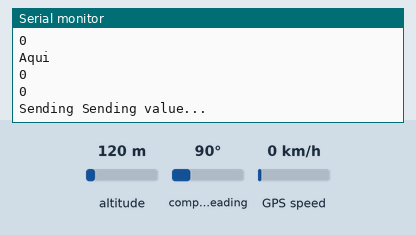
Simulated run of this sketch. Board: Arduino Uno, built with avr-gcc and run on an emulated ATmega328P. Parts: the last lines printed to the serial monitor. The inputs (shaded band) are chosen by the test bench; at power-on: altitude 120 m, compass heading 90°, GPS speed 0 km/h. The GPS gets a fix after 3 s at 37.7749, -122.4194 with 8 satellites; no radio packets arrive unless stated.

Above: at 2.3 s.
2.4 s: altitude set to 20 m
At 4.0 s:
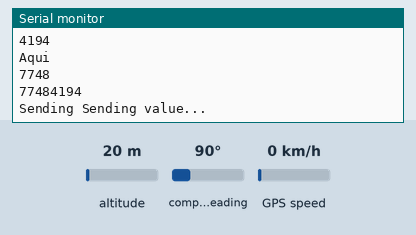
6.6 s: compass heading set to 7°
8.2 s: altitude set to 250 m
At 8.6 s:
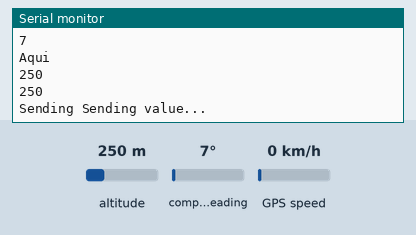
Timing chart, 0 to 11.2 s (numbered marks = the images above; inputs shaded):
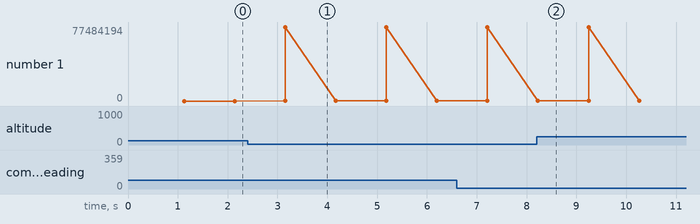

The sketch:

LoRa_envia_GPS_compacto.ino
```cpp
#include <SPI.h>
#include <RH_RF95.h>

#include <Adafruit_GPS.h>
#include <SoftwareSerial.h>

#define RFM95_CS 10
#define RFM95_RST 9
#define RFM95_INT 2

#define RF95_FREQ 433.0
// Singleton instance of the radio driver
RH_RF95 rf95(RFM95_CS, RFM95_INT);

SoftwareSerial mySerial(8, 7);

Adafruit_GPS GPS(&mySerial);

#define GPSECHO  false

boolean usingInterrupt = false;
void useInterrupt(boolean);

int i;
int lat;
int lon;
bool estado=true;
String str;
char lati[9];
char longe[5];

void setup()
{
 //LoRa transmission
 pinMode(RFM95_RST, OUTPUT);
 digitalWrite(RFM95_RST, HIGH);

 GPS.begin(9600);

 while (!Serial);
 Serial.begin(115200);

 Serial.println("GFRJ - GPS LOCATION");

 delay(100);
 Serial.println("Arduino LoRa TX Test!");
 // manual reset
 digitalWrite(RFM95_RST, LOW);
 delay(10);
 digitalWrite(RFM95_RST, HIGH);
 delay(10);
 while (!rf95.init()) {
 Serial.println("LoRa radio init failed");
 while (1);
 }
 Serial.println("LoRa radio init OK!");
 // Defaults after init are 434.0MHz, modulation GFSK_Rb250Fd250,
//+13dbM
 if (!rf95.setFrequency(RF95_FREQ)) {
 Serial.println("setFrequency failed");
 while (1);
 }
 Serial.print("Set Freq to: "); Serial.println(RF95_FREQ);

 /* Defaults after init are 434.0MHz, 13dBm, Bw = 125 kHz, Cr = 4/5,
  Sf = 128chips/symbol, CRC on
  The default transmitter power is 13dBm, using PA_BOOST.
  If you are using RFM95/96/97/98 modules which uses the PA_BOOST
  transmitter pin, then
  you can set transmitter powers from 5 to 23 dBm:*/
 rf95.setTxPower(23, false);


 GPS.begin(9600);
 GPS.sendCommand(PMTK_SET_NMEA_OUTPUT_RMCGGA);
 GPS.sendCommand(PMTK_SET_NMEA_UPDATE_1HZ);   // 1 Hz update rate
 GPS.sendCommand(PGCMD_ANTENNA);

 useInterrupt(true);

 delay(1000);
 // Ask for firmware version
 mySerial.println(PMTK_Q_RELEASE);

}

SIGNAL(TIMER0_COMPA_vect) {
  char c = GPS.read();
  // if you want to debug, this is a good time to do it!
#ifdef UDR0
  if (GPSECHO)
    if (c) UDR0 = c;
    // writing direct to UDR0 is much much faster than Serial.print
    // but only one character can be written at a time.
#endif
}

void useInterrupt(boolean v) {
  if (v) {
    // Timer0 is already used for millis() - we'll just interrupt somewhere
    // in the middle and call the "Compare A" function above
    OCR0A = 0xAF;
    TIMSK0 |= _BV(OCIE0A);
    usingInterrupt = true;
  } else {
    // do not call the interrupt function COMPA anymore
    TIMSK0 &= ~_BV(OCIE0A);
    usingInterrupt = false;
  }
}
//conversao de float para char
char* dtostrf ( double __val, signed char __width, unsigned char __prec, char* __s);

char conversao(char buf[55], int value){
sprintf(buf, "%d", value);
*lati = buf;
}

char conversaob(char buf[55], int value){
sprintf(buf, "%d", value);
*longe = buf;
}


uint32_t timer = millis();

int16_t packetnum = 0; // packet counter, we increment per xmission

void loop()
{
 Serial.println("Sending to rf95_server");
 Serial.println( );

if (! usingInterrupt) {
    // read data from the GPS in the 'main loop'
    char c = GPS.read();
    // if you want to debug, this is a good time to do it!
    if (GPSECHO)
      if (c) Serial.print(c);
  }

  // if a sentence is received, we can check the checksum, parse it...
  if (GPS.newNMEAreceived()) {
    // a tricky thing here is if we print the NMEA sentence, or data
    // we end up not listening and catching other sentences!
    // so be very wary if using OUTPUT_ALLDATA and trytng to print out data
    //Serial.println(GPS.lastNMEA());   // this also sets the newNMEAreceived() flag to false

    if (!GPS.parse(GPS.lastNMEA()))   // this also sets the newNMEAreceived() flag to false
      return;  // we can fail to parse a sentence in which case we should just wait for another
  }

  // if millis() or timer wraps around, we'll just reset it
  if (timer > millis())  timer = millis();

  // approximately every 2 seconds or so, print out the current stats
  if (millis() - timer > 500) {
    timer = millis(); // reset the timer

    Serial.print("Fix: "); Serial.print((int)GPS.fix);
    Serial.print(" Qualidade: "); Serial.println((int)GPS.fixquality);
    if (GPS.fix) {
      if(estado){
        Serial.print("Local atual: ");
        Serial.print(GPS.latitudeDegrees, 4);
        i = int(GPS.latitudeDegrees);
        lat = (GPS.latitudeDegrees-i)*10000;
        Serial.print(", ");
        Serial.println(GPS.longitudeDegrees, 4);
        i = int(GPS.longitudeDegrees);
        lon = (GPS.longitudeDegrees-i)*10000;
        estado=false;
      }
      else{
        lat= int(GPS.altitude);
        Serial.println(lat);
        lon= int (GPS.angle);
        Serial.println(lon);
        estado=true;
      }
    }
  }

 if(lat<0)
  lat = lat*(-1);
 if(lon<0)
  lon = lon*(-1);

 //Serial.println(i);
 Serial.println(lon);

 str=String(lat);
 str.toCharArray(lati,5);

 str=String(lon);
 str.toCharArray(longe,5);


 Serial.println("Aqui");
 Serial.println(lati);


 lati[8] = '\0';

 for(i=4; i<8; i++){
  lati[i] = longe[i-4];
 }

 Serial.println(lati);
 Serial.print("Sending "); //Serial.println(radiopacket);


 Serial.println("Sending value..."); delay(10);
 rf95.send((uint8_t *)lati, 9);
 //Serial.println("Waiting for packet to complete..."); delay(10);
 //rf95.waitPacketSent();
 // Now wait for a reply
 //uint8_t buf[RH_RF95_MAX_MESSAGE_LEN];
 //uint8_t len = sizeof(buf);
 //Serial.println("Waiting for reply..."); delay(10);
/* if (rf95.waitAvailableTimeout(1000))
 {
 // Should be a reply message for us now
 if (rf95.recv(buf, &len))
 {
 Serial.print("Got reply: ");
 Serial.println((char*)buf);
 Serial.print("RSSI: ");
 Serial.println(rf95.lastRssi(), DEC);
 }
 else
 {
 Serial.println("Receive failed");
 }
 }
 else
 {
 Serial.println("No reply, is there a listener around?");
 }*/


 delay(1000);
}
```

Measured:
- after the input at 8.2 s, the serial monitor: prints a new line at once (image 2)
- plotted number 1: 0 → 20 after the input at 2.4 s
